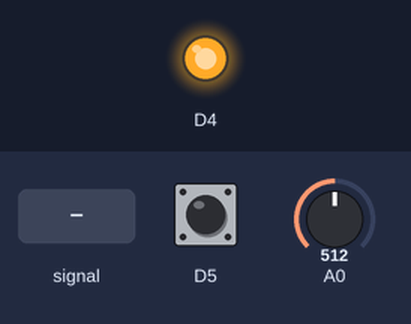
Simulated run of this program. Board: ESP8266 (Wemos D1 mini). Shown: output pins drawn as LEDs (lit = HIGH). Inputs (shaded band) come from the test bench; at power-on: D5 HIGH, A0 = 512.

Above: at 1.2 s.
1.3 s: D5 pulled LOW for 0.15 s
At 1.55 s:
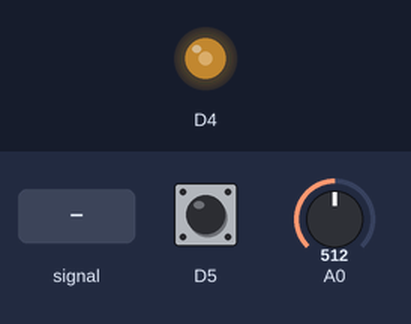
Timing chart, 0 to 2.1 s (numbered marks = the images above; inputs shaded):
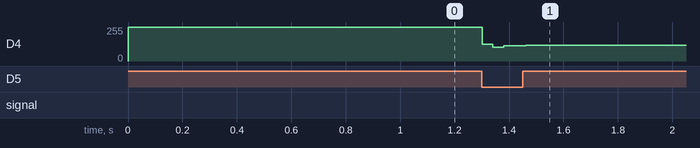

Measured:
- after the input at 1.3 s, D4: 255/255 → 113/255 at once, → 120/255 0.16 s later

The program:

main.cpp
```cpp
#include <Arduino.h>

// @author PoofyPloop

// LED states
int LEDState = HIGH;
int CurrentState;
int PreviousState;


void setup() {
  // initializing button and led
  pinMode(D5, INPUT_PULLUP);
  pinMode(D4, OUTPUT);

  // setting analog max range
  analogWriteRange(1023);

  // configure the USB serial monitor
  Serial.begin(115200);
}

void loop() {
  digitalWrite(D4, CurrentState);

  // Setting state value
  PreviousState = CurrentState;
  CurrentState = digitalRead(D5);

  // button toggle condition
  if(PreviousState == HIGH && CurrentState == LOW) {
    LEDState = !LEDState;
    digitalWrite(D4, LEDState);
  }

  // led brightness control
  if (LEDState == LOW) {
    int iVal = analogRead(A0);
    analogWrite(D4, iVal);
  }

}
```
